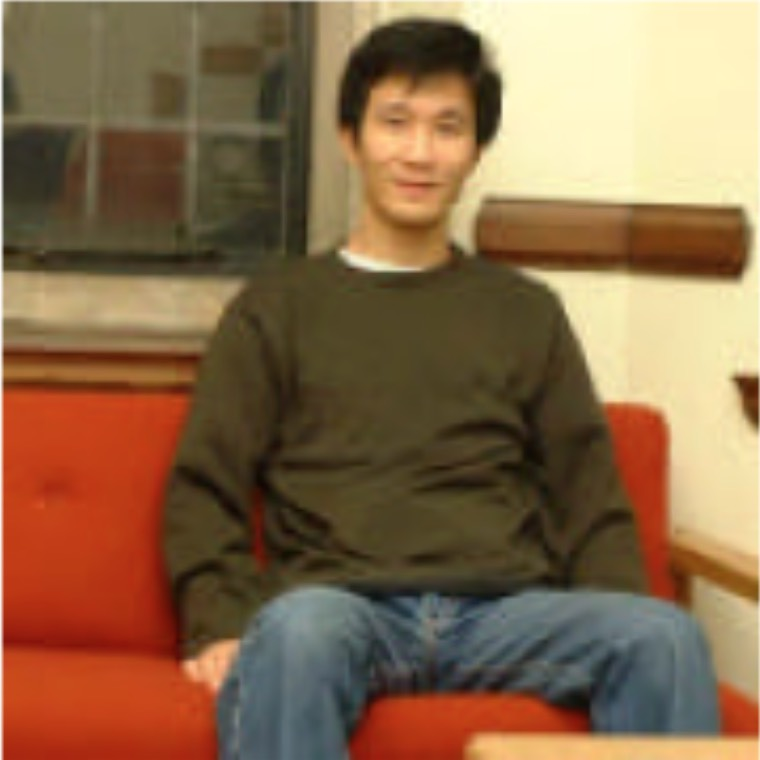
#> input picture SI 2016--Assignment 4/vis.jpg, 760 x 760 px
$ python Problem_Set_4_Problem_Image_Fusion_b.py   (older library calls are emulated)
#> lines starting #> are read from the running program, lines starting #| are printed output that depends on the picture
#imports
import numpy as np
from scipy.misc import imread
import scipy.sparse as sparse
import scipy.sparse.linalg as linalg
import matplotlib.pyplot as plt

#read images
color = imread('vis.jpg')
#> color is the input picture: shape (760, 760, 3); mean R, G, B 136.8, 105.6, 74.3
ir = imread('ir.jpg', "True")
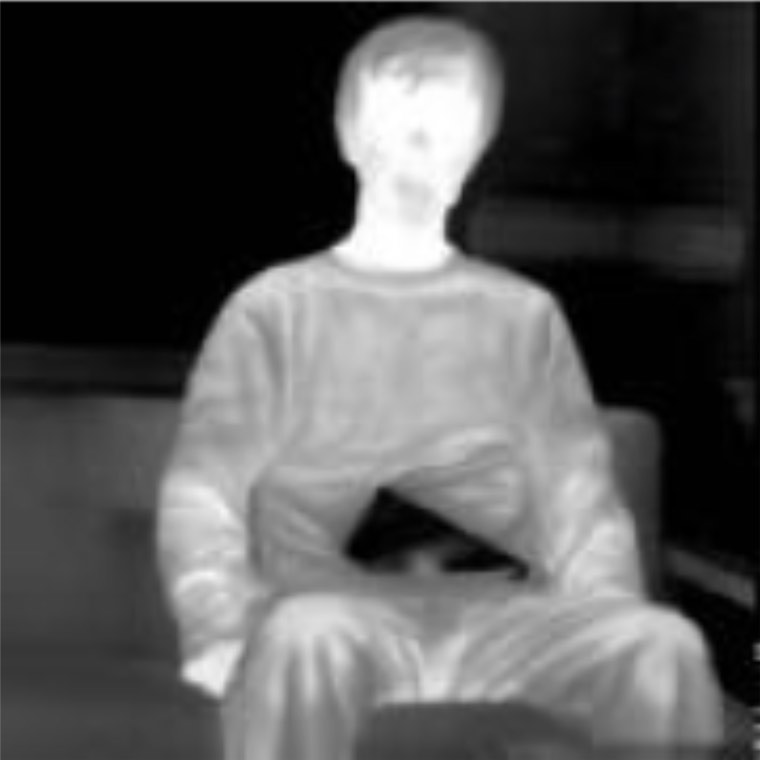
#> input picture SI 2016--Assignment 4/ir.jpg, 760 x 760 px
#> ir: shape (760, 760) float32; min 0, max 255, mean 83.1
#ravel ir image
ir_ravel = ir.ravel(order='F')

#seperate then ravel color channels
R = color[:, :, 0]
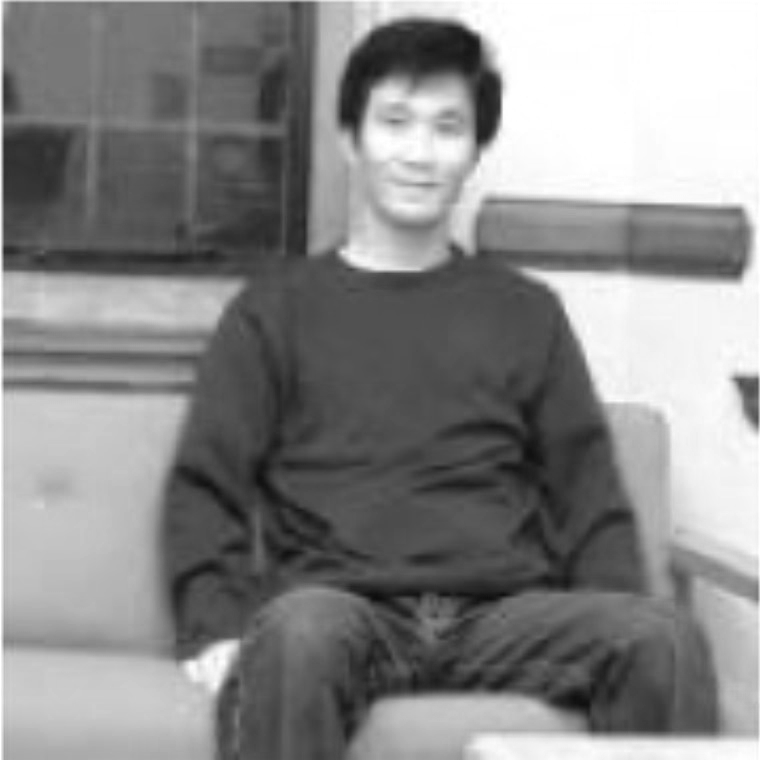
#> R: shape (760, 760); min 12, max 255, mean 136.8
G = color[:, :, 1]
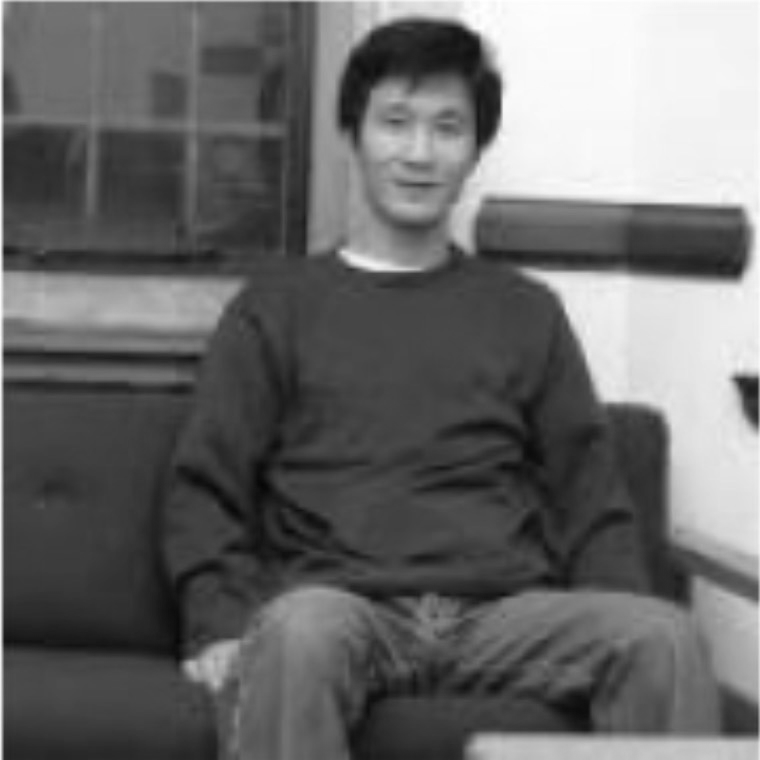
#> G: shape (760, 760); min 5, max 255, mean 105.6
B = color[:, :, 2]
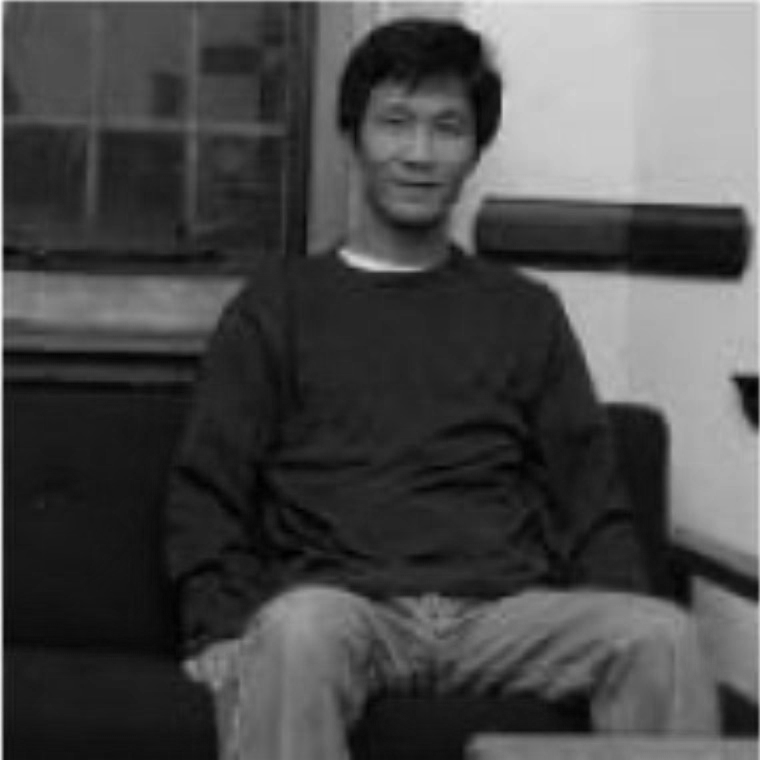
#> B: shape (760, 760); min 0, max 251, mean 74.3
R = R.ravel(order='F')
G = G.ravel(order='F')
B = B.ravel(order='F')

#put all raveled color channels together into one single array
y = np.concatenate((R, G, B, ir_ravel))

#build block matrix 'A'; first three rows then add fourth row
topOfA = sparse.identity(3*ir_ravel.size)
smallI = sparse.identity(ir_ravel.size)
#multiply matrix i by scalars to form fourth row
i1 = np.multiply(0.3, smallI)
i2 = np.multiply(0.6, smallI)
i3 = np.multiply(0.1, smallI)
#concatenate/stack fourth row
bottomOfA = sparse.hstack((i1, i2, i3))
#concatenate/stack all the rows
A = sparse.vstack((topOfA, bottomOfA))

#x = fused matrix (first product of least squares)
x = linalg.lsqr(A, y)[0] #pull first product
x = x.reshape([3, 760**2]) #reshape x to be a 2-dimensional array
x = np.around(x) #drop decimals to eliminate some noise
x_color = np.ndarray(color.shape) #define new array to use in elimination of 'blush'
#eliminate 'blush' from image by restricting pixel range
for i in range(0, 3):
    x[i, :] = np.maximum(np.minimum(x[i, :], 255), 0)
    x_color[:, :, i] = np.reshape(x[i, :], ir.shape, order='F')
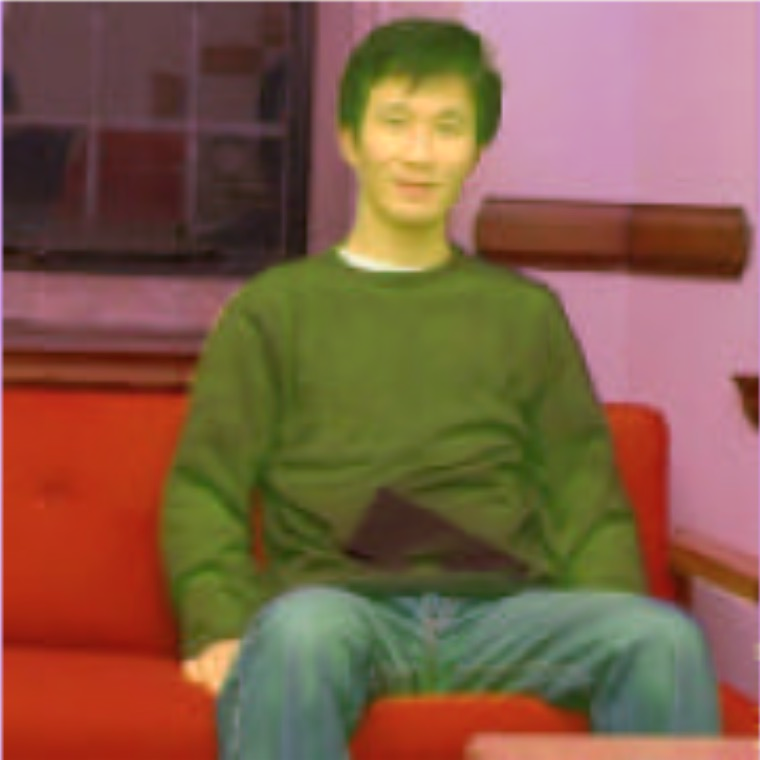
#> x_color: shape (760, 760, 3) float64; mean of channels 0, 1, 2 130.9, 93.8, 72.3; drawn as R, G, B
x_color = np.multiply(x_color, -1) #invert colors of the image to put the colors back to normal
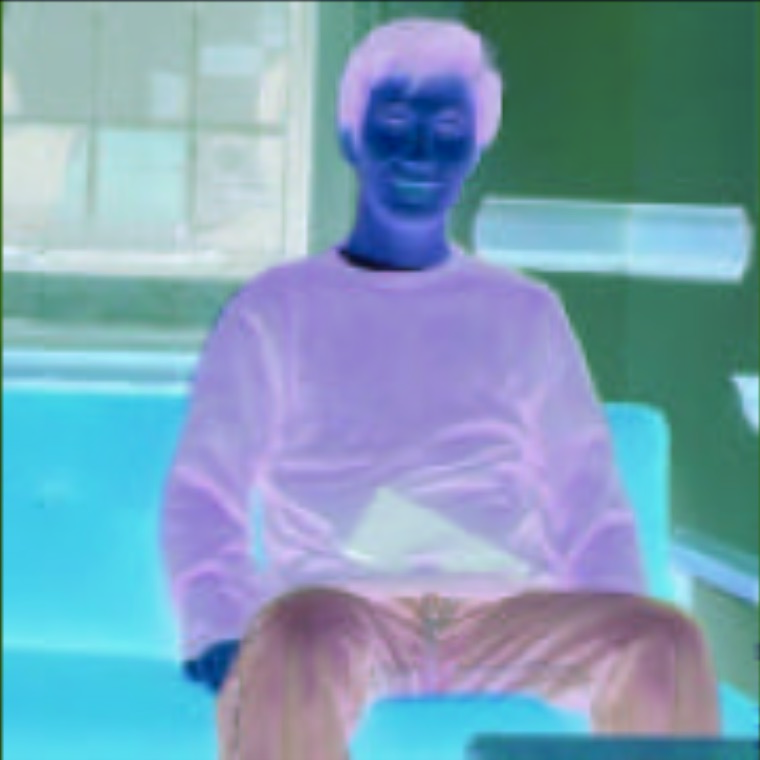
#> x_color: shape (760, 760, 3) float64; mean of channels 0, 1, 2 -130.9, -93.8, -72.34; drawn with min black and max white
plt.imshow(x_color) #put image on the graph
plt.show() #shows graph
